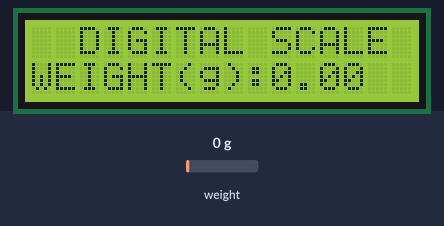
Recording of a sketch running on a simulated Arduino Uno, built with avr-gcc and run on an emulated ATmega328P. On the bench: 16×2 character LCD. Inputs (shaded band) come from the test bench; at power-on: weight on the scale 0 g.

Above: at 4.0 s.
4.1 s: weight on the scale set to 100 g
At 5.7 s:
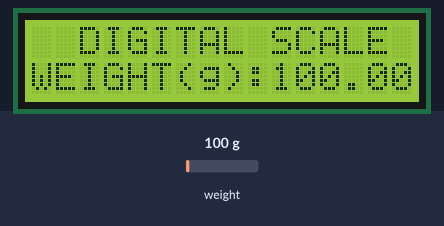
6.0 s: weight on the scale set to 1250 g
At 7.5 s:
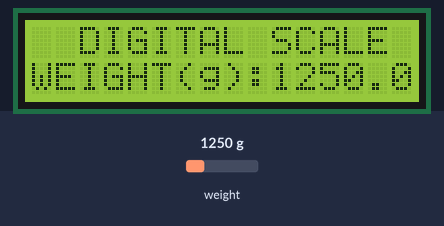
8.0 s: weight on the scale set to 2500 g
At 9.0 s:
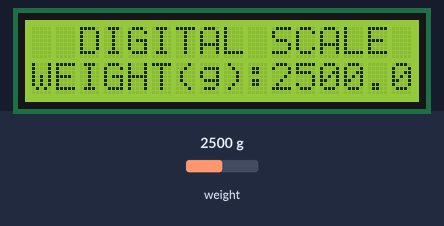
Timing chart, 0 to 11.0 s (numbered marks = the images above; inputs shaded):
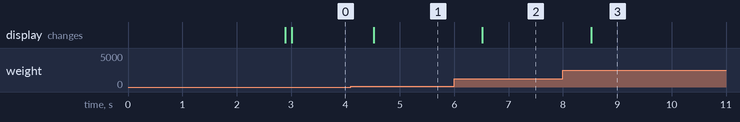

The sketch:

main.ino
```cpp
#include <HX711_ADC.h>
#include <LiquidCrystal_I2C.h>

const int HX711_dt = 2;
const int HX711_sck =3;
HX711_ADC LoadCell(HX711_dt ,HX711_sck);
LiquidCrystal_I2C lcd(0x27, 16, 2);

void setup()
{
  lcd.init();
  lcd.backlight();
  lcd.setCursor(0, 0);
  lcd.print("  DIGITAL SCALE ");
  lcd.setCursor(0, 1);
  lcd.print("Waitting...");

  LoadCell.begin();
  LoadCell.start(2000);
  LoadCell.setCalFactor(1045.2672);
  LoadCell.tare();

  lcd.setCursor(0, 1);
  lcd.print("Done");
}

void loop()
{
  bool newDataReady;
  if(LoadCell.update())
  {
    newDataReady=true;
  }
  if(newDataReady == true)
  {
    if(millis()%500==0)
    {
      float weight = LoadCell.getData();
      lcd.setCursor(0, 1);
      lcd.print("WEIGHT(g):");
      lcd.print(weight);
      newDataReady = false;
    }
  }
}
```

Measured:
- after the input at 4.1 s, the display: changes after 0.42 s (image 1)
- after the input at 6.0 s, the display: changes after 0.52 s (image 2)
- after the input at 8.0 s, the display: changes after 0.52 s (image 3)
